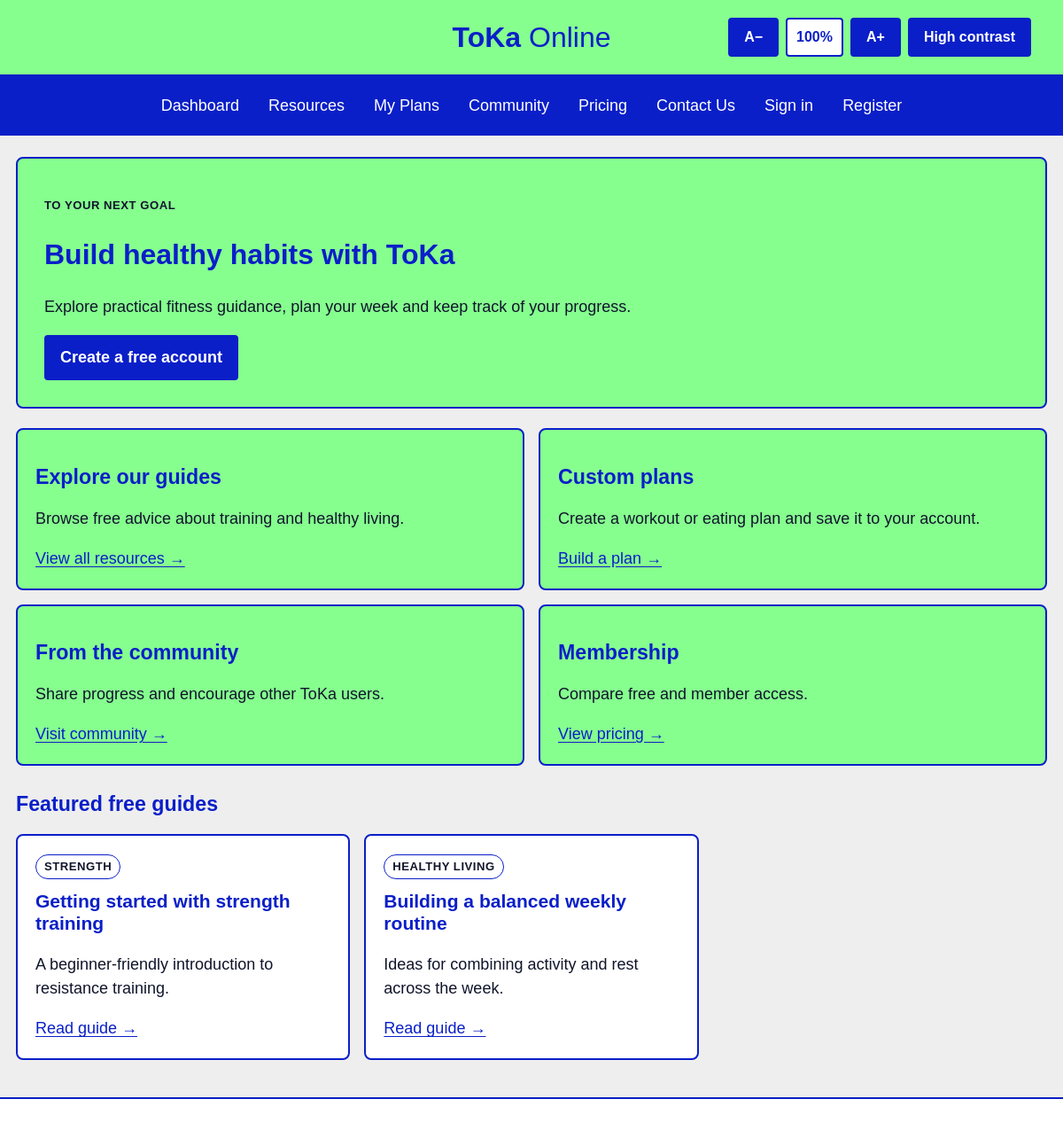
The page / on the database its author committed.
### tables this page shows
CREATE TABLE content (
        id INTEGER PRIMARY KEY AUTOINCREMENT,
        title TEXT NOT NULL,
        summary TEXT NOT NULL,
        body TEXT NOT NULL,
        category TEXT NOT NULL,
        access_level TEXT NOT NULL DEFAULT 'free',
        source TEXT DEFAULT ''
    );

### app.py (the view)
@app.route("/")
def home():
    db = get_db()
    guides = db.execute(
        "SELECT * FROM content WHERE access_level='free' ORDER BY id LIMIT 3"
    ).fetchall()
    user = None
    if session.get("user_id"):
        user = db.execute("SELECT * FROM users WHERE id=?", (session["user_id"],)).fetchone()
    db.close()
    return render_template("home.html", guides=guides, user=user)

### app.py (called while the page is built)
def get_db():
    db = sqlite3.connect(app.config["DATABASE"])
    db.row_factory = sqlite3.Row
    return db

### templates/home.html (shortened to what this page needs)
{% extends "base.html" %}
{% block content %}
<section class="welcome panel">
  <p class="eyebrow">TO YOUR NEXT GOAL</p>
  <h1>{% if user %}Welcome back, {{ user.username }}{% else %}Build healthy habits with ToKa{% endif %}</h1>
  <p>Explore practical fitness guidance, plan your week and keep track of your progress.</p>
  {% if not user %}<a class="button" href="{{ url_for('register') }}">Create a free account</a>{% else %}<a class="button" href="{{ url_for('plans') }}">Open my plans</a>{% endif %}
</section>
<div class="grid two">
  <section class="panel">
    <h2>Explore our guides</h2>
    <p>Browse free advice about training and healthy living.</p>
    <a href="{{ url_for('resources') }}">View all resources →</a>
  </section>
  <section class="panel">
    <h2>Custom plans</h2>
    <p>Create a workout or eating plan and save it to your account.</p>
    <a href="{{ url_for('plans') }}">Build a plan →</a>
  </section>
  <section class="panel">
    <h2>From the community</h2>
    <p>Share progress and encourage other ToKa users.</p>
    <a href="{{ url_for('community') }}">Visit community →</a>
  </section>
  <section class="panel">
    <h2>Membership</h2>
    <p>Compare free and member access.</p>
    <a href="{{ url_for('pricing') }}">View pricing →</a>
  </section>
</div>
<section class="section">
  <h2>Featured free guides</h2>
  <div class="grid three">
    {% for guide in guides %}
      <article class="card">
        <span class="tag">{{ guide.category }}</span>
        <h3>{{ guide.title }}</h3>
        <p>{{ guide.summary }}</p>
        <a href="{{ url_for('guide', content_id=guide.id) }}">Read guide →</a>
      </article>
    {% endfor %}
  </div>
</section>
{% endblock %}

### static/css/style.css (style rules this page uses)
:root { --navy: #0A1FC8; --green: #86FF8F; --page: #EEEEEE; --ink: #10152b; --white: #ffffff; --border: #0A1FC8; }
* { box-sizing: border-box; }
html { scroll-behavior: smooth; }
body { margin: 0; background: var(--page); color: var(--ink); font-family: Arial, Verdana, sans-serif; font-size: 18px; line-height: 1.5; }
a { color: var(--navy); text-decoration: underline; text-underline-offset: 3px; }
h1, h2, h3 { color: var(--navy); line-height: 1.2; }
h1 { font-size: 2rem; }
h2 { font-size: 1.45rem; }
.panel, .card { background: var(--green); border: 2px solid var(--navy); border-radius: 8px; padding: 20px; }
.welcome { padding: 30px; margin-bottom: 22px; }
.eyebrow, .tag { font-size: .82rem; font-weight: bold; letter-spacing: .04em; text-transform: uppercase; }
.tag { display: inline-block; background: white; border: 1px solid var(--navy); border-radius: 20px; padding: 3px 9px; }
.grid { display: grid; gap: 16px; }
.grid.two { grid-template-columns: repeat(2, minmax(0, 1fr)); }
.grid.three { grid-template-columns: repeat(3, minmax(0, 1fr)); }
.section { margin-top: 30px; }
.card { background: white; }
.card h2, .card h3 { margin-top: 12px; }
.button, button { display: inline-block; background: var(--navy); color: white; border: 2px solid var(--navy); border-radius: 4px; padding: 10px 16px; min-height: 44px; font: inherit; font-weight: bold; cursor: pointer; text-decoration: none; }

### rows shown on the page
content: category "STRENGTH", title "Getting started with strength training", summary "A beginner-friendly introduction to resistance training."
content: category "HEALTHY LIVING", title "Building a balanced weekly routine", summary "Ideas for combining activity and rest across the week."
